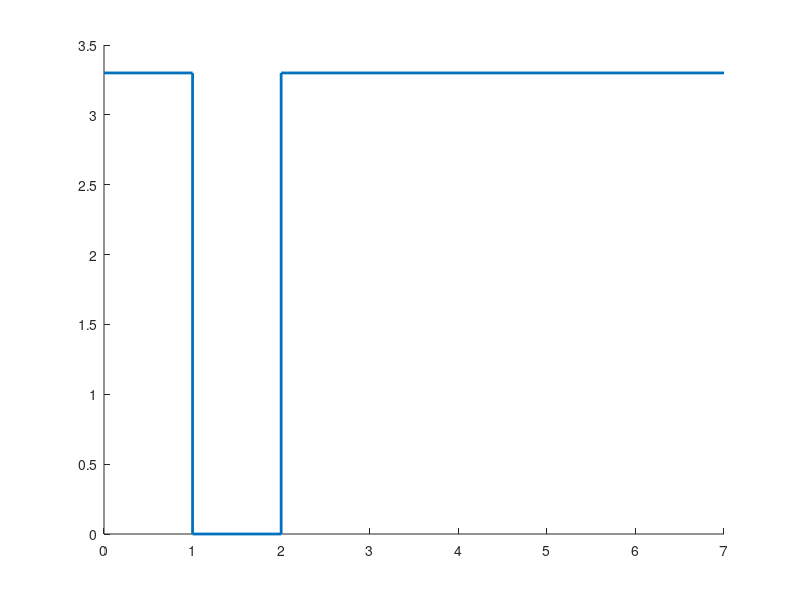

This figure's MATLAB source: (Note: this script raises an error after producing the figure.)
clear;

% Spannungsverlauf Lichtschranke
f1 = figure; 
line([0, 1], [3.3, 3.3], 'LineWidth',2);
line([1, 1], [3.3, 0], 'LineWidth',2);
line([1, 2], [0, 0], 'LineWidth',2);
line([2, 2], [0, 3.3], 'LineWidth',2);
line([2, 7], [3.3, 3.3], 'LineWidth',2);
ax = gca;
ax.XLim = [0 7];
ax.YLim = [0 4];
title('Zeitlicher Verlauf von U_{Out}');
xlabel('t in ms'); 
ylabel('U in V');
saveas(f1, 'Lichtschranke_Spannungsverlauf', 'epsc');

% Entladungskurve Kondensator
Entladung = readtable('Messwerte Entladung');
f2 = figure;
plot(Entladung.Zeit, Entladung.Kanal_1, 'LineWidth', 2);
title('Entladung des Kondensators');
xlabel('t in s'); 
ylabel('U in V');
saveas(f2, 'Kondensator_Entladung_Messung', 'epsc');

% Ladungskurve Kondensator 1 Lichtschranke
Ladung_1 = readtable('Messwerte Ladung 1 Lichtschranke');
f3 = figure;
plot(Ladung_1.Zeit, Ladung_1.Kanal_1, 'LineWidth', 2);
title('Ladung und Entladung des Kondensators bei 1 Lichtschranke');
xlabel('t in s'); 
ylabel('U in V');
saveas(f3, 'Kondensator_1_Lichtschranke_Messung', 'epsc');

% Durchquerung schnell
Durchquerung_schnell = readtable('Lichtschranke 2 schnell');
f4 = figure;
plot(Durchquerung_schnell.Zeit, Durchquerung_schnell.Kanal_1, 'LineWidth', 2);
title('Schnelle Durquerung beider Lichtschranken');
xlabel('t in s'); 
ylabel('U in V');
saveas(f4, 'Lichtschranke_2_schnell_Messung', 'epsc');

% Durchquerung mittel
Durchquerung_mittel = readtable('Lichtschranke 2 medium');
f5 = figure;
plot(Durchquerung_mittel.Zeit, Durchquerung_mittel.Kanal_1, 'LineWidth', 2);
title('Mittlere Durquerung beider Lichtschranken');
xlabel('t in s'); 
ylabel('U in V');
saveas(f5, 'Lichtschranke_2_medium_Messung', 'epsc');

% Durchquerung langsam
Durchquerung_langsam = readtable('Lichtschranke 2 langsam');
f6 = figure;
plot(Durchquerung_langsam.Zeit, Durchquerung_langsam.Kanal_1, 'LineWidth', 2);
title('Langsame Durquerung beider Lichtschranken');
xlabel('t in s'); 
ylabel('U in V');
saveas(f6, 'Lichtschranke_2_langsam_Messung', 'epsc');